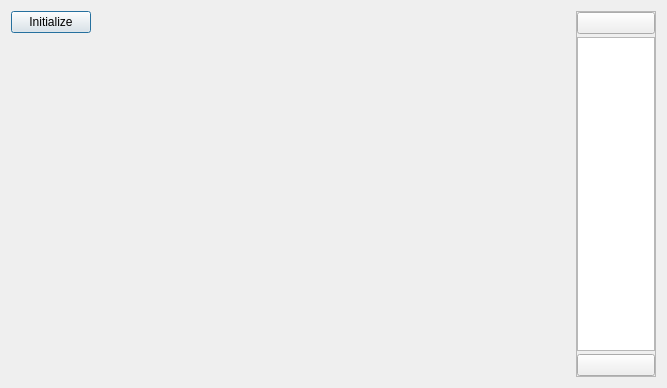
<?xml version="1.0" encoding="UTF-8"?>
<ui version="4.0">
 <class>Dialog</class>
 <widget class="QDialog" name="Dialog">
  <property name="geometry">
   <rect>
    <x>0</x>
    <y>0</y>
    <width>667</width>
    <height>388</height>
   </rect>
  </property>
  <property name="windowTitle">
   <string>Dialog</string>
  </property>
  <layout class="QGridLayout" name="gridLayout">
   <item row="0" column="0">
    <widget class="QPushButton" name="pushButton">
     <property name="text">
      <string>Initialize</string>
     </property>
    </widget>
   </item>
   <item row="0" column="1">
    <spacer name="horizontalSpacer">
     <property name="orientation">
      <enum>Qt::Horizontal</enum>
     </property>
     <property name="sizeHint" stdset="0">
      <size>
       <width>93</width>
       <height>17</height>
      </size>
     </property>
    </spacer>
   </item>
   <item row="0" column="2" rowspan="3">
    <widget class="QFrame" name="frame">
     <property name="maximumSize">
      <size>
       <width>80</width>
       <height>16777215</height>
      </size>
     </property>
     <property name="frameShape">
      <enum>QFrame::StyledPanel</enum>
     </property>
     <property name="frameShadow">
      <enum>QFrame::Raised</enum>
     </property>
     <layout class="QVBoxLayout" name="verticalLayout_3">
      <property name="spacing">
       <number>3</number>
      </property>
      <property name="margin">
       <number>0</number>
      </property>
      <item>
       <widget class="QPushButton" name="pushButton_3">
        <property name="text">
         <string/>
        </property>
        <property name="icon">
         <iconset resource="res.qrc">
          <normaloff>:/control/plus.svg</normaloff>:/control/plus.svg</iconset>
        </property>
       </widget>
      </item>
      <item>
       <widget class="QListWidget" name="listWidget"/>
      </item>
      <item>
       <widget class="QPushButton" name="pushButton_4">
        <property name="text">
         <string/>
        </property>
        <property name="icon">
         <iconset resource="res.qrc">
          <normaloff>:/control/play.svg</normaloff>:/control/play.svg</iconset>
        </property>
       </widget>
      </item>
     </layout>
    </widget>
   </item>
   <item row="2" column="0" colspan="2">
    <widget class="QStackedWidget" name="monitors">
     <property name="currentIndex">
      <number>0</number>
     </property>
     <widget class="QWidget" name="page_1">
      <layout class="QHBoxLayout" name="gaugeLayout">
       <property name="margin">
        <number>5</number>
       </property>
      </layout>
     </widget>
     <widget class="QWidget" name="page_2">
      <layout class="QHBoxLayout" name="horizontalLayout_3">
       <property name="spacing">
        <number>0</number>
       </property>
       <property name="margin">
        <number>0</number>
       </property>
       <item>
        <widget class="PlotWidget" name="graph"/>
       </item>
      </layout>
     </widget>
    </widget>
   </item>
   <item row="1" column="0" colspan="2">
    <layout class="QHBoxLayout" name="configLayout"/>
   </item>
  </layout>
 </widget>
 <customwidgets>
  <customwidget>
   <class>PlotWidget</class>
   <extends>QGraphicsView</extends>
   <header>pyqtgraph</header>
  </customwidget>
 </customwidgets>
 <resources>
  <include location="res.qrc"/>
 </resources>
 <connections>
  <connection>
   <sender>pushButton_3</sender>
   <signal>clicked()</signal>
   <receiver>Dialog</receiver>
   <slot>add()</slot>
   <hints>
    <hint type="sourcelabel">
     <x>635</x>
     <y>26</y>
    </hint>
    <hint type="destinationlabel">
     <x>685</x>
     <y>23</y>
    </hint>
   </hints>
  </connection>
  <connection>
   <sender>pushButton_4</sender>
   <signal>clicked()</signal>
   <receiver>Dialog</receiver>
   <slot>play()</slot>
   <hints>
    <hint type="sourcelabel">
     <x>624</x>
     <y>374</y>
    </hint>
    <hint type="destinationlabel">
     <x>682</x>
     <y>380</y>
    </hint>
   </hints>
  </connection>
  <connection>
   <sender>pushButton</sender>
   <signal>clicked()</signal>
   <receiver>Dialog</receiver>
   <slot>initialize()</slot>
   <hints>
    <hint type="sourcelabel">
     <x>63</x>
     <y>15</y>
    </hint>
    <hint type="destinationlabel">
     <x>-16</x>
     <y>26</y>
    </hint>
   </hints>
  </connection>
 </connections>
 <slots>
  <slot>add()</slot>
  <slot>play()</slot>
  <slot>initialize()</slot>
 </slots>
</ui>
